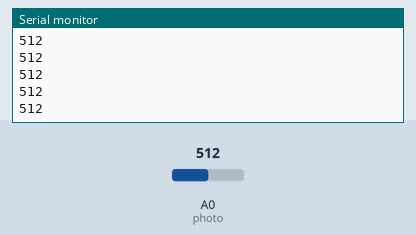
A sketch run on a simulated Arduino Uno, built with avr-gcc and run on an emulated ATmega328P. Parts: the last lines printed to the serial monitor. The inputs (shaded band) are chosen by the test bench; at power-on: A0 (photo) = 512.

Above: at 1.2 s.
1.3 s: A0 (photo) set to 716
At 1.56 s:
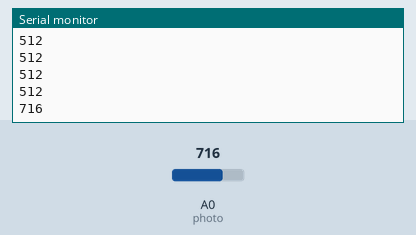
2.8 s: A0 (photo) set to 900
At 2.96 s:
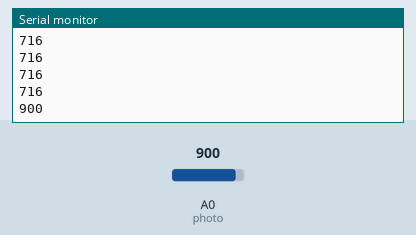
Timing chart, 0 to 5.8 s (numbered marks = the images above; inputs shaded):
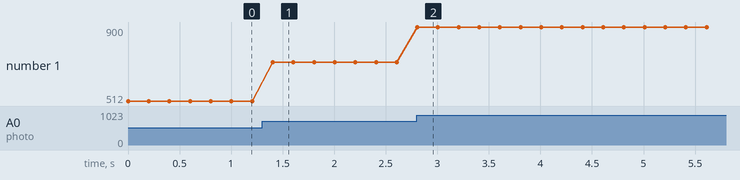

Measured:
- after the input at 1.3 s, the serial monitor: prints a new line after 0.10 s (image 1)
- after the input at 2.8 s, the serial monitor: prints a new line at once (image 2)
- plotted number 1: 512 → 716 after the input at 1.3 s, 716 → 900 after the input at 2.8 s

The sketch:

Odometry_test.ino
```cpp
int photo=0;

int count=0;

int Cur;
int Past;

int Distance;

void setup() {
  Serial.begin(9600);
  pinMode(photo,INPUT);
}

void loop()
{
  Past = Cur;
  Cur = analogRead(photo);

  if((Past-Cur)>123)
    {
      count++;
    }


    Distance = count* 3;

    Serial.println(analogRead(photo));

    delay(200);

}
```
